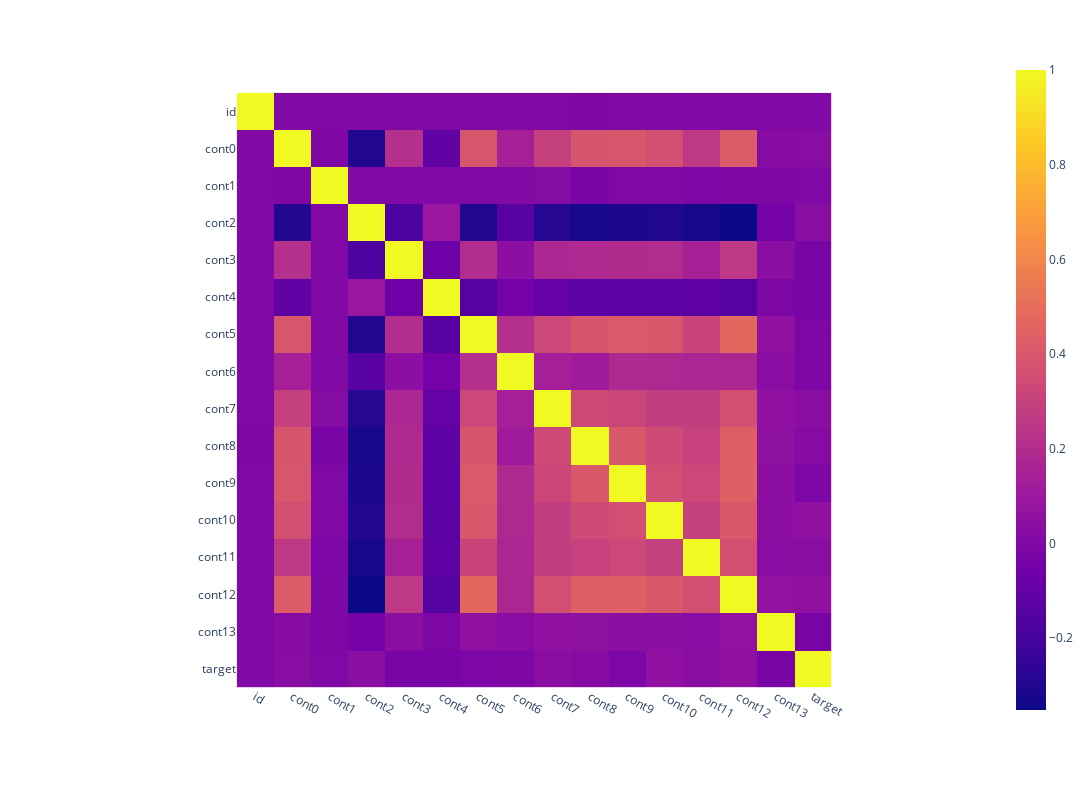

Notebook code for this chart:
### Code cell
px.imshow(train_data.corr())

### Figure 1 — Plotly figure (JSON) as saved in the notebook; plotly's stock layout.template omitted (floating-point values rounded to 4 significant figures; data arrays with more than 128 entries replaced by an {"elided": "..."} marker saying what was removed)
{"data": [{"coloraxis": "coloraxis", "hovertemplate": "x: %{x}<br>y: %{y}<br>color: %{z}<extra></extra>", "name": "0", "type": "heatmap", "x": ["id", "cont0", "cont1", "cont2", "cont3", "cont4", "cont5", "cont6", "cont7", "cont8", "cont9", "cont10", "cont11", "cont12", "cont13", "target"], "xaxis": "x", "y": ["id", "cont0", "cont1", "cont2", "cont3", "cont4", "cont5", "cont6", "cont7", "cont8", "cont9", "cont10", "cont11", "cont12", "cont13", "target"], "yaxis": "y", "z": {"elided": "16x16 float values"}}], "layout": {"coloraxis": {"colorscale": [[0, "#0d0887"], [0.1111, "#46039f"], [0.2222, "#7201a8"], [0.3333, "#9c179e"], [0.4444, "#bd3786"], [0.5556, "#d8576b"], [0.6667, "#ed7953"], [0.7778, "#fb9f3a"], [0.8889, "#fdca26"], [1, "#f0f921"]]}, "height": 800, "margin": {"t": 60}, "width": 1200, "xaxis": {"anchor": "y", "autorange": true, "constrain": "domain", "domain": [0.1726, 0.8274], "range": [-0.5, 15.5], "scaleanchor": "y", "type": "category"}, "yaxis": {"anchor": "x", "autorange": true, "constrain": "domain", "domain": [0, 1], "range": [15.5, -0.5], "type": "category"}}}
